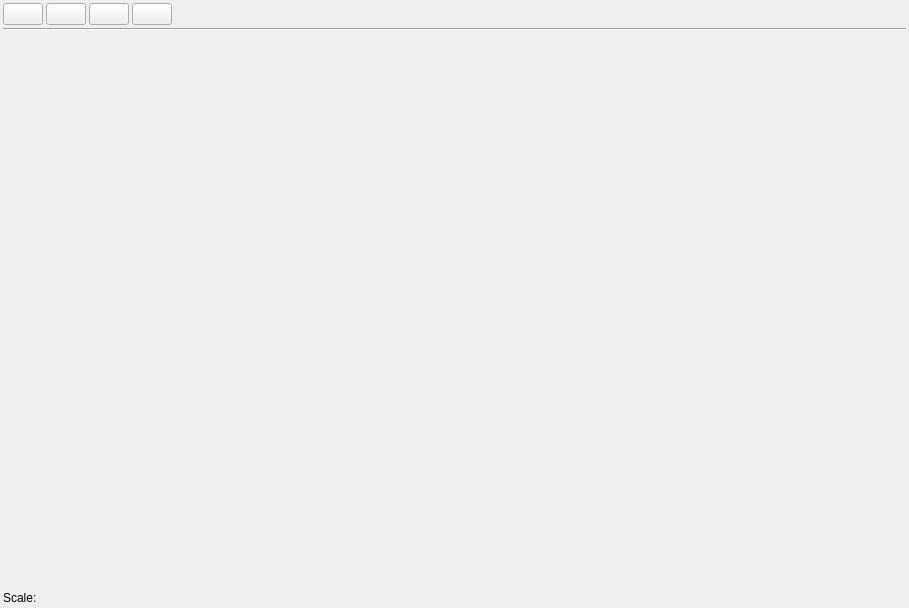
<?xml version="1.0" encoding="UTF-8"?>
<ui version="4.0">
 <class>ShaderGraphEditorWidget</class>
 <widget class="QWidget" name="ShaderGraphEditorWidget">
  <property name="geometry">
   <rect>
    <x>0</x>
    <y>0</y>
    <width>909</width>
    <height>608</height>
   </rect>
  </property>
  <property name="windowTitle">
   <string>Form</string>
  </property>
  <layout class="QGridLayout" name="gridLayout">
   <property name="leftMargin">
    <number>3</number>
   </property>
   <property name="topMargin">
    <number>3</number>
   </property>
   <property name="rightMargin">
    <number>3</number>
   </property>
   <property name="bottomMargin">
    <number>3</number>
   </property>
   <property name="spacing">
    <number>3</number>
   </property>
   <item row="0" column="0">
    <layout class="QHBoxLayout" name="horizontalLayout">
     <property name="spacing">
      <number>3</number>
     </property>
     <item>
      <widget class="QPushButton" name="pbApply">
       <property name="enabled">
        <bool>true</bool>
       </property>
       <property name="text">
        <string/>
       </property>
       <property name="icon">
        <iconset resource="../resources.qrc">
         <normaloff>:/icons/resources/apply32.png</normaloff>:/icons/resources/apply32.png</iconset>
       </property>
       <property name="iconSize">
        <size>
         <width>32</width>
         <height>32</height>
        </size>
       </property>
       <property name="flat">
        <bool>false</bool>
       </property>
      </widget>
     </item>
     <item>
      <widget class="QPushButton" name="pbSave">
       <property name="text">
        <string/>
       </property>
       <property name="icon">
        <iconset resource="../resources.qrc">
         <normaloff>:/icons/resources/save32.png</normaloff>:/icons/resources/save32.png</iconset>
       </property>
       <property name="iconSize">
        <size>
         <width>32</width>
         <height>32</height>
        </size>
       </property>
       <property name="flat">
        <bool>false</bool>
       </property>
      </widget>
     </item>
     <item>
      <widget class="QPushButton" name="pbReset">
       <property name="text">
        <string/>
       </property>
       <property name="icon">
        <iconset resource="../resources.qrc">
         <normaloff>:/icons/resources/revert32.png</normaloff>:/icons/resources/revert32.png</iconset>
       </property>
       <property name="iconSize">
        <size>
         <width>32</width>
         <height>32</height>
        </size>
       </property>
       <property name="flat">
        <bool>false</bool>
       </property>
      </widget>
     </item>
     <item>
      <widget class="QPushButton" name="pbScreenshot">
       <property name="sizePolicy">
        <sizepolicy hsizetype="Minimum" vsizetype="Fixed">
         <horstretch>0</horstretch>
         <verstretch>0</verstretch>
        </sizepolicy>
       </property>
       <property name="text">
        <string/>
       </property>
       <property name="icon">
        <iconset resource="../resources.qrc">
         <normaloff>:/icons/resources/screenshot32.png</normaloff>:/icons/resources/screenshot32.png</iconset>
       </property>
       <property name="iconSize">
        <size>
         <width>32</width>
         <height>32</height>
        </size>
       </property>
      </widget>
     </item>
     <item>
      <spacer name="horizontalSpacer">
       <property name="orientation">
        <enum>Qt::Horizontal</enum>
       </property>
       <property name="sizeHint" stdset="0">
        <size>
         <width>40</width>
         <height>20</height>
        </size>
       </property>
      </spacer>
     </item>
    </layout>
   </item>
   <item row="2" column="0">
    <widget class="NodeGraphWidget" name="nodeGraph" native="true">
     <property name="sizePolicy">
      <sizepolicy hsizetype="Preferred" vsizetype="MinimumExpanding">
       <horstretch>0</horstretch>
       <verstretch>0</verstretch>
      </sizepolicy>
     </property>
     <property name="acceptDrops">
      <bool>true</bool>
     </property>
    </widget>
   </item>
   <item row="1" column="0">
    <widget class="Line" name="line">
     <property name="orientation">
      <enum>Qt::Horizontal</enum>
     </property>
    </widget>
   </item>
   <item row="3" column="0">
    <widget class="QLabel" name="lblScale">
     <property name="text">
      <string>Scale:</string>
     </property>
    </widget>
   </item>
  </layout>
 </widget>
 <customwidgets>
  <customwidget>
   <class>NodeGraphWidget</class>
   <extends>QWidget</extends>
   <header location="global">nodegraph/nodegraphwidget.hh</header>
   <container>1</container>
  </customwidget>
 </customwidgets>
 <resources>
  <include location="../resources.qrc"/>
 </resources>
 <connections/>
</ui>
